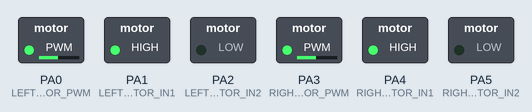
A sketch run on a simulated STM32 Blue Pill. Parts: switched loads named in the sketch (green lamp = pin HIGH).

Above: at 0.1 s.
Timing chart, 0 to 1.6 s (numbered marks = the images above):
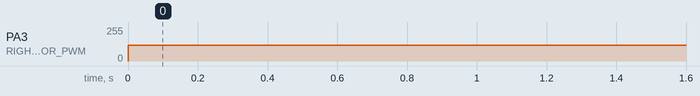

Measured:
- by itself, PA3 (RIGHT_MOTOR_PWM): 0/255 → 120/255 at 0.00 s

The sketch:

main_control.ino
```cpp
/*
 * Custom Core Control Architecture for 2-Wheel Differential Micromouse
 * Target Hardware: STM32F103C8T6 (Blue Pill) + TB6612FNG Motor Driver
 */

#include <Arduino.h>

// --- PIN CONFIGURATIONS (STM32 Blue Pill) ---
const int LEFT_MOTOR_PWM  = PA0;
const int LEFT_MOTOR_IN1  = PA1;
const int LEFT_MOTOR_IN2  = PA2;
const int RIGHT_MOTOR_PWM = PA3;
const int RIGHT_MOTOR_IN1 = PA4;
const int RIGHT_MOTOR_IN2 = PA5;

void setup() {
    pinMode(LEFT_MOTOR_PWM, OUTPUT);
    pinMode(LEFT_MOTOR_IN1, OUTPUT);
    pinMode(LEFT_MOTOR_IN2, OUTPUT);
    pinMode(RIGHT_MOTOR_PWM, OUTPUT);
    pinMode(RIGHT_MOTOR_IN1, OUTPUT);
    pinMode(RIGHT_MOTOR_IN2, OUTPUT);

    // Spin wheels forward by default
    digitalWrite(LEFT_MOTOR_IN1, HIGH);
    digitalWrite(LEFT_MOTOR_IN2, LOW);
    digitalWrite(RIGHT_MOTOR_IN1, HIGH);
    digitalWrite(RIGHT_MOTOR_IN2, LOW);
}

void loop() {
    int baselineSpeed = 120;
    analogWrite(LEFT_MOTOR_PWM, baselineSpeed);
    analogWrite(RIGHT_MOTOR_PWM, baselineSpeed);
    delay(10);
}
```
